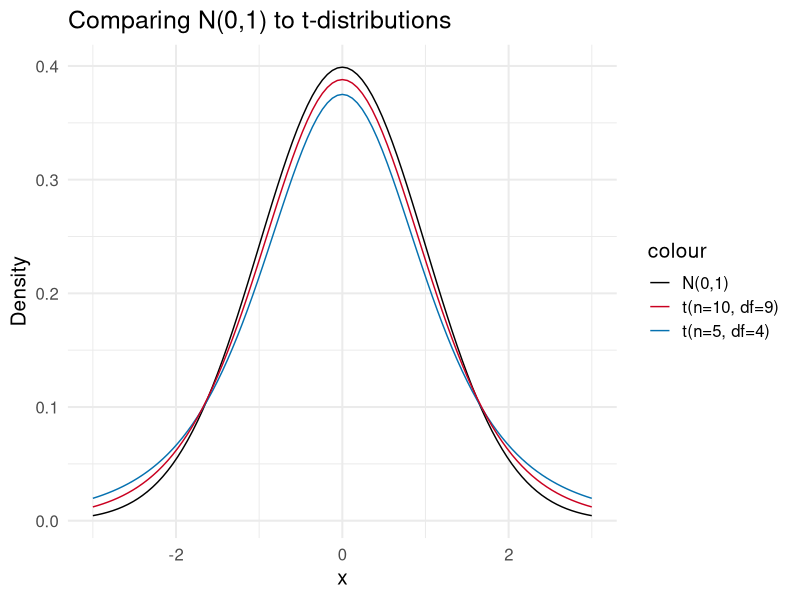
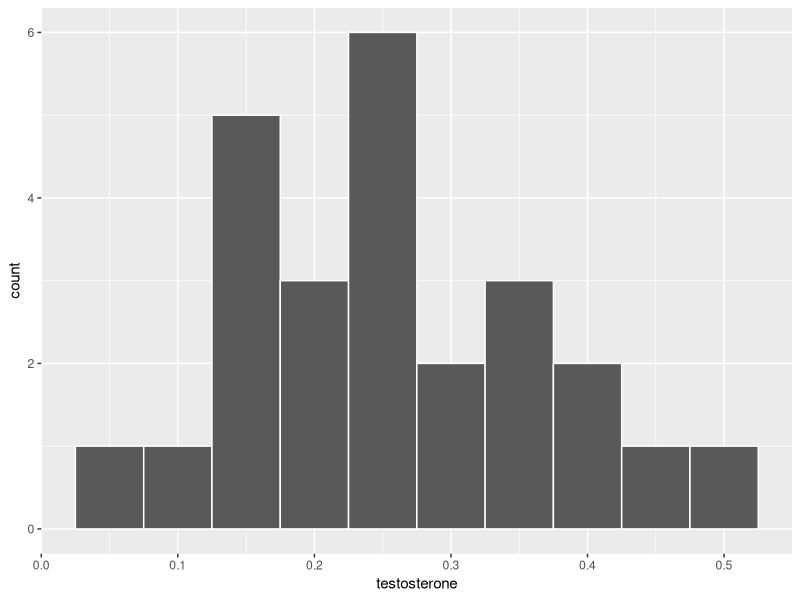
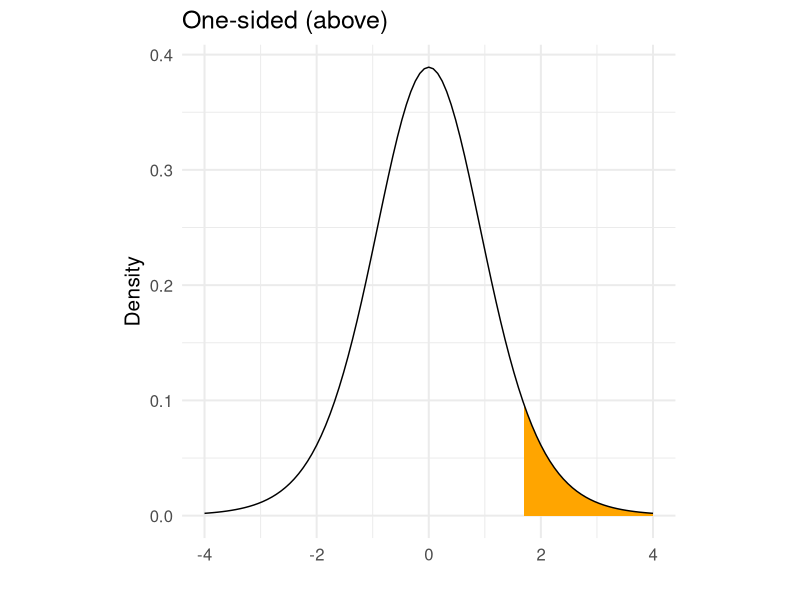
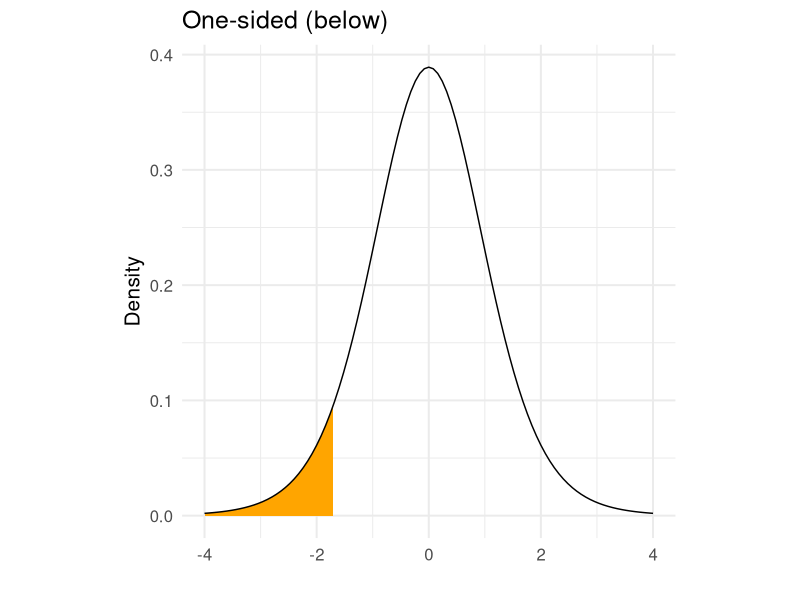
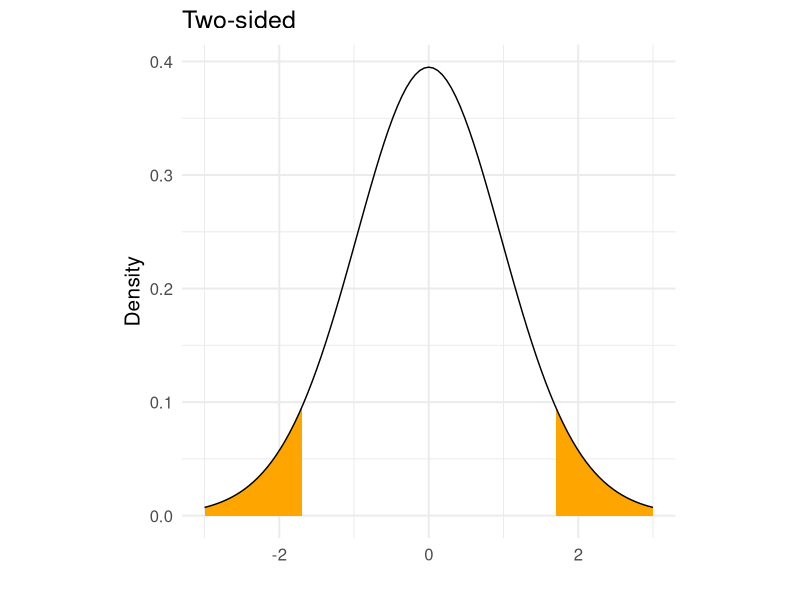
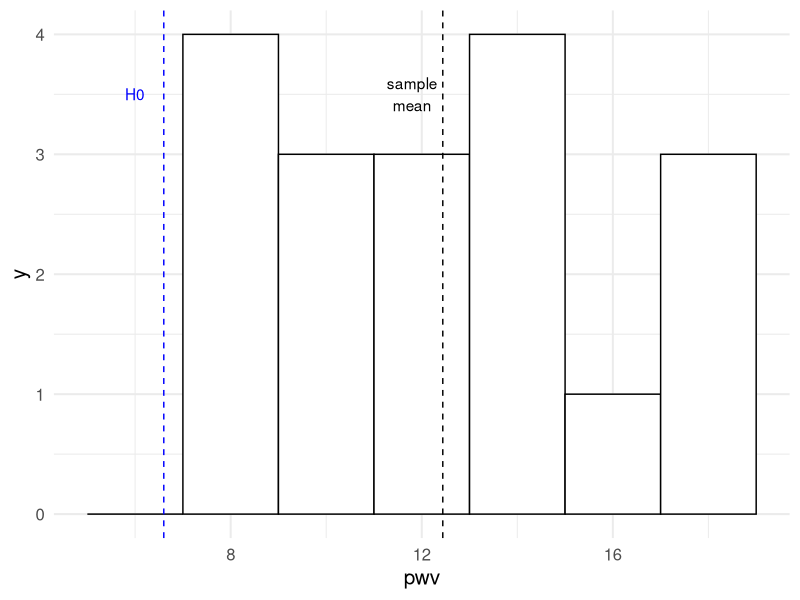

Reproduce these figures in R, in order.
## ---- chunk 1
library(ggplot2)
ggplot(data = data.frame(x = c(-3, 3)), aes(x)) +
  stat_function(fun = dnorm, n = 101, args = list(mean = 0, sd = 1), aes(col = "N(0,1)")) +
  theme_minimal(base_size = 15) +
  stat_function(fun = dt, n = 101, args = list(df = 4), aes(col = "t(n=5, df=4)")) +
  stat_function(fun = dt, n = 101, args = list(df = 9), aes(col = "t(n=10, df=9)")) +
  scale_color_manual(values = c("black", "#ca0020", "#0571b0")) +
  labs(y = "Density", title = "Comparing N(0,1) to t-distributions")
## ---- chunk 2
pt(-2,df=99)*2
## ---- chunk 3
qt(p = 0.975, df = 99)
## ---- chunk 4
library(tidyverse)
testosterone <- c(0.30, 0.24, 0.19, 0.17, 0.18, 0.23, 0.24, 0.06, 0.15,
                  0.17, 0.18, 0.17, 0.15, 0.12, 0.25, 0.25, 0.25, 0.32, 
                  0.35, 0.37, 0.39, 0.46, 0.49, 0.42, 0.36)
dat_test <- data.frame(testosterone)

ggplot(dat_test, aes(x = testosterone)) + geom_histogram(binwidth = 0.05, col = "white")
## ---- chunk 5
dat_test %>% summarize(sample_mean = mean(testosterone), #sample mean
                       sample_sd = sd(testosterone), #sample standard dev
                       sample_size = length(testosterone), #sample size n
                       sample_se = sample_sd/sqrt(sample_size)) #standard error of mean
## ---- chunk 6
t_star <- qt(p = 0.975, df = 24)
t_star
# Note, just barely bigger than the N(0,1)  97.5% quantile of 1.96
## ---- chunk 7
dat_test %>% summarize(sample_mean = mean(testosterone),
                       sample_sd = sd(testosterone),
                       sample_size = length(testosterone),
                       sample_se = sample_sd/sqrt(sample_size),
                       margin_of_error = sample_se*t_star, 
                       lower_CI = sample_mean - margin_of_error, 
                       upper_CI = sample_mean + margin_of_error)
## ---- chunk 8
upper <- ggplot(data = data.frame(x = c(-4, 4)), aes(x)) + 
  geom_area(stat = "function", fun = dt, args = list(df=10),
            xlim = c(1.7, 4), fill = "orange") +
  stat_function(fun = dt, n = 101, args = list(df=10)) +
  theme_minimal(base_size = 15) + 
  labs(title = "One-sided (above)", y = "Density", x = "") +
  theme(aspect.ratio=1) 
upper
## ---- chunk 9
lower <- ggplot(data = data.frame(x = c(-4, 4)), aes(x)) + 
  geom_area(stat = "function", fun = dt, args = list(df=10),
            xlim = c(-4, -1.7), fill = "orange") +
  stat_function(fun = dt, n = 101, args = list(df=10)) +
  theme_minimal(base_size = 15) + 
  labs(title = "One-sided (below)", y = "Density", x = "") +
  theme(aspect.ratio=1)
lower
## ---- chunk 10
both <- ggplot(data = data.frame(x = c(-3, 3)), aes(x)) + 
  geom_area(stat = "function", fun = dt, args = list(df=25),
            xlim = c(1.7, 3), fill = "orange") +
  geom_area(stat = "function", fun = dt, args = list(df=25),
            xlim = c(-3, -1.7), fill = "orange") +
  stat_function(fun = dt, n = 101, args = list(df=25)) +
  theme_minimal(base_size = 15) + 
  labs(title = "Two-sided", y = "Density", x = "") +
  theme(aspect.ratio=1)

#library(patchwork)
both
#upper + lower + both + plot_layout() 
## ---- chunk 11
pwv <- c(18.8, 17.6, 17.5, 16.0, 14.8, 14.1, 13.7, 13.1, 12.9,
         12.9, 12.4, 10.1, 9.3,  9.1,  8.3,  8.3,  7.9,  7.2)

pwv_dat <- data.frame(pwv)
## ---- chunk 12
ggplot(pwv_dat, aes(x = pwv)) +
  theme_minimal(base_size = 15) +
  geom_histogram(binwidth = 2, fill = "white", col = "black") +
  geom_vline(xintercept = 6.6, lty = 2, col = "blue") +
  geom_text(aes(x=6, y = 3.5, label = "H0"), check_overlap = T, col = "blue") +
  geom_vline(xintercept = 12.44, lty = 2) +
  geom_text(aes(x=11.8, y = 3.5, label = "sample\nmean"), check_overlap = T) 
## ---- chunk 13
pwv_dat %>% 
  summarize(sample_mean = mean(pwv),
            sample_sd = sd(pwv),
            sample_size = length(pwv),
            sample_se = sample_sd/sqrt(sample_size),
            t_test = (sample_mean - 6.6)/sample_se, 
            p_value = 1 - pt(t_test, df = sample_size - 1))
## ---- chunk 14
t.test(x = pwv_dat %>% pull(pwv), alternative = "greater", mu = 6.6)
